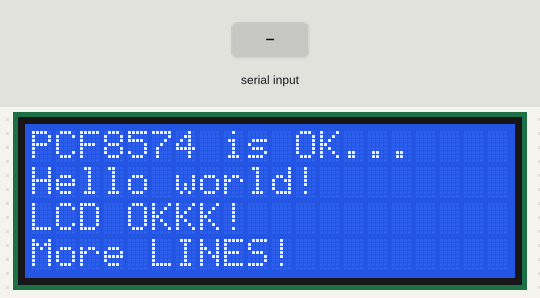
This program was run on a simulated ESP8266 (NodeMCU). Parts: 20×4 character LCD. The inputs (shaded band) are chosen by the test bench. What the program prints to the serial monitor is not drawn.

Above: at 2.3 s.
2.4 s: byte 30 received over Serial
At 3.4 s:
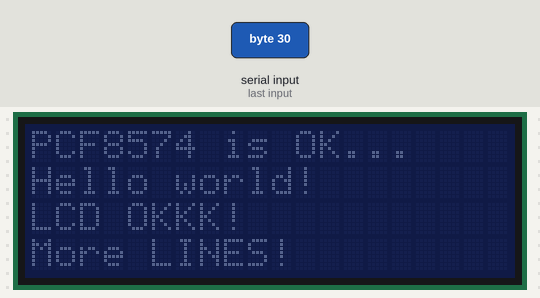
3.9 s: byte 90 received over Serial
5.4 s: byte 120 received over Serial
6.9 s: byte 30 received over Serial
8.4 s: byte 90 received over Serial
9.9 s: byte 120 received over Serial
Timing chart, 0 to 12.4 s (numbered marks = the images above; inputs shaded):
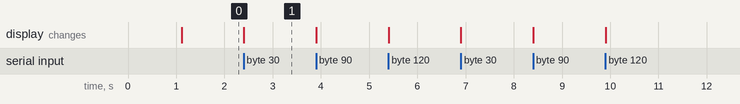

The program:

main.cpp
```cpp
/***************************************************************************************************/
/*
  This is an Arduino sketch for LiquidCrystal_I2C library.

  This chip uses I2C bus to communicate, specials pins are required to interface
  Board:                                    SDA                    SCL                    Level
  Uno, Mini, Pro, ATmega168, ATmega328..... A4                     A5                     5v
  Mega2560................................. 20                     21                     5v
  Due, SAM3X8E............................. 20                     21                     3.3v
  Leonardo, Micro, ATmega32U4.............. 2                      3                      5v
  Digistump, Trinket, ATtiny85............. 0/physical pin no.5    2/physical pin no.7    5v
  Blue Pill, STM32F103xxxx boards.......... PB7                    PB6                    3.3v/5v
  ESP8266 ESP-01........................... GPIO0/D5               GPIO2/D3               3.3v/5v
  NodeMCU 1.0, WeMos D1 Mini............... GPIO4/D2               GPIO5/D1               3.3v/5v
  ESP32.................................... GPIO21/D21             GPIO22/D22             3.3v

  Frameworks & Libraries:
  ATtiny Core           - https://github.com/SpenceKonde/ATTinyCore
  ESP32 Core            - https://github.com/espressif/arduino-esp32
  ESP8266 Core          - https://github.com/esp8266/Arduino
  ESP8266 I2C lib fixed - https://github.com/enjoyneering/ESP8266-I2C-Driver
  STM32 Core            - https://github.com/rogerclarkmelbourne/Arduino_STM32

  GNU GPL license, all text above must be included in any redistribution, see link below for details:
  - https://www.gnu.org/licenses/licenses.html
*/
/***************************************************************************************************/
#include <Arduino.h>
#include <Wire.h>
#include <LiquidCrystal_I2C.h>

#define COLUMS 20
#define ROWS 4

LiquidCrystal_I2C lcd(PCF8574_ADDR_A21_A11_A01);

void setup()
{
  Serial.begin(115200);
  delay(1000);
  //Wire.begin(SDA, SCL);
  Serial.write("Checking LCD...\n");
  while (lcd.begin(COLUMS, ROWS, LCD_5x8DOTS, SDA, SCL) != 1) //colums - 20, rows - 4
  {
    Serial.println("PCF8574 is not connected or lcd pins declaration is wrong. Only pins numbers: 4,5,6,16,11,12,13,14 are legal.");
    delay(5000);
  }
  Serial.println("PCF8574 is OK...");
  lcd.clear();
  lcd.print("PCF8574 is OK...");
  lcd.setCursor(0, 1); //set 1-st colum & 2-nd row, 1-st colum & row started at zero
  lcd.print("Hello world!");
  lcd.setCursor(0, 2); //set 1-st colum & 3-rd row, 1-st colum & row started at zero
  lcd.print("LCD OKKK!");
  lcd.setCursor(0, 3); //set 1-st colum & 3-rd row, 1-st colum & row started at zero
  lcd.print("More LINES!");
}

uint8 buff[255] = {};
uint8 current = 0;
uint8 len = 0;
void loop()
{
  // when characters arrive over the serial port...
  while (Serial.available())
  {
    current = Serial.read();
    if (current == '\n')
    {
      buff[len] = 0; // null terminated
      len--;         // Remove null
      // clear the screen
      lcd.clear();
      lcd.backlight();
      Serial.printf("\nWrite %d char: %s", len, buff);
      for (int i = 0; i < len; i++)
      {
        lcd.write(buff[i]);
      }
      len = 0;
      //Serial.println("Cursor: %d", getCursorPosition)
    }
    else
    {
      lcd.write(len);
      buff[len++] = current;
      lcd.noBacklight();
    }
    Serial.write(current);
  }
}
```

Measured:
- after the input at 2.4 s, the display: changes at once (image 1)
